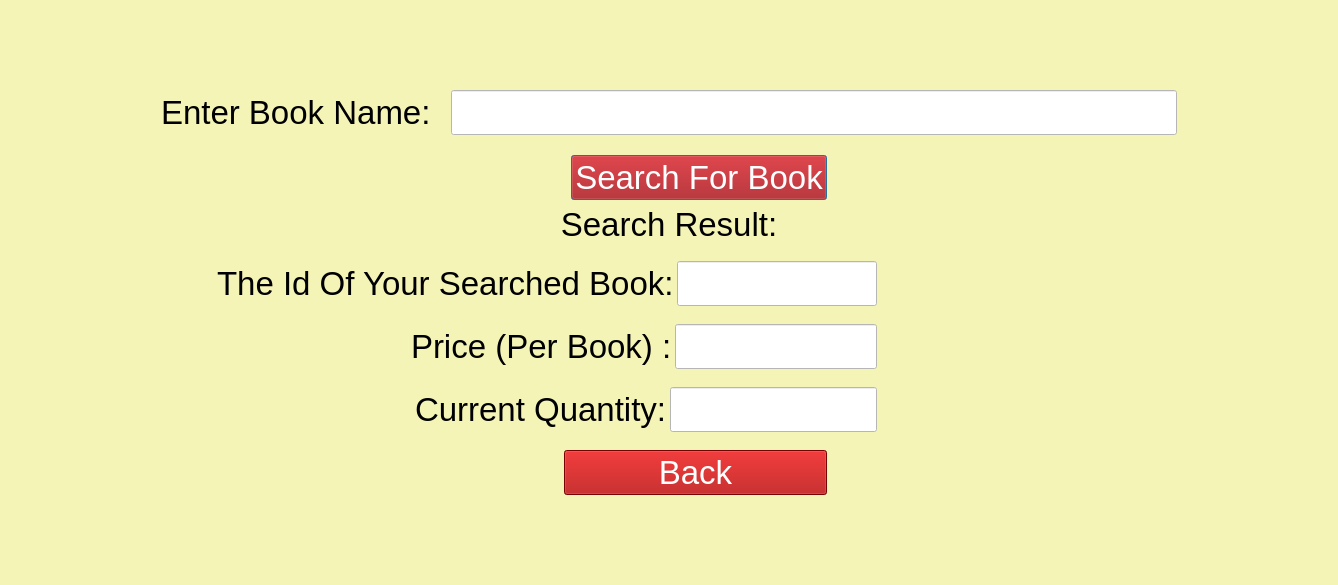
<?xml version="1.0" encoding="UTF-8"?>
<ui version="4.0">
 <class>user_search_book</class>
 <widget class="QDialog" name="user_search_book">
  <property name="geometry">
   <rect>
    <x>0</x>
    <y>0</y>
    <width>1324</width>
    <height>580</height>
   </rect>
  </property>
  <property name="windowTitle">
   <string>Dialog</string>
  </property>
  <property name="styleSheet">
   <string notr="true">background-color: rgb(244, 244, 183);</string>
  </property>
  <layout class="QVBoxLayout" name="verticalLayout_6">
   <property name="topMargin">
    <number>90</number>
   </property>
   <property name="bottomMargin">
    <number>90</number>
   </property>
   <item>
    <layout class="QVBoxLayout" name="verticalLayout_5">
     <property name="spacing">
      <number>20</number>
     </property>
     <item>
      <layout class="QHBoxLayout" name="horizontalLayout">
       <property name="leftMargin">
        <number>150</number>
       </property>
       <property name="rightMargin">
        <number>150</number>
       </property>
       <item>
        <widget class="QLabel" name="label_user_book_name">
         <property name="font">
          <font>
           <pointsize>25</pointsize>
          </font>
         </property>
         <property name="styleSheet">
          <string notr="true">color: rgb(0, 0, 0);</string>
         </property>
         <property name="text">
          <string>Enter Book Name:</string>
         </property>
        </widget>
       </item>
       <item>
        <widget class="QLineEdit" name="lineEdit_user_given_book_name">
         <property name="font">
          <font>
           <pointsize>25</pointsize>
          </font>
         </property>
         <property name="styleSheet">
          <string notr="true">background-color: rgb(255, 255, 255);</string>
         </property>
        </widget>
       </item>
      </layout>
     </item>
     <item>
      <layout class="QVBoxLayout" name="verticalLayout_4">
       <property name="leftMargin">
        <number>560</number>
       </property>
       <property name="rightMargin">
        <number>500</number>
       </property>
       <item>
        <widget class="QPushButton" name="pushButton_user_search_book">
         <property name="font">
          <font>
           <pointsize>25</pointsize>
          </font>
         </property>
         <property name="styleSheet">
          <string notr="true">color: rgb(255, 255, 255);
background-color: rgb(170, 0, 0);</string>
         </property>
         <property name="text">
          <string>Search For Book</string>
         </property>
        </widget>
       </item>
      </layout>
     </item>
    </layout>
   </item>
   <item>
    <layout class="QVBoxLayout" name="verticalLayout_3">
     <property name="spacing">
      <number>18</number>
     </property>
     <item>
      <layout class="QVBoxLayout" name="verticalLayout">
       <item>
        <widget class="QLabel" name="label_3">
         <property name="font">
          <font>
           <pointsize>25</pointsize>
          </font>
         </property>
         <property name="styleSheet">
          <string notr="true"/>
         </property>
         <property name="text">
          <string>Search Result:</string>
         </property>
         <property name="alignment">
          <set>Qt::AlignCenter</set>
         </property>
        </widget>
       </item>
       <item>
        <layout class="QHBoxLayout" name="horizontalLayout_2">
         <property name="spacing">
          <number>3</number>
         </property>
         <property name="leftMargin">
          <number>206</number>
         </property>
         <property name="rightMargin">
          <number>450</number>
         </property>
         <item>
          <widget class="QLabel" name="label_user_book_id">
           <property name="font">
            <font>
             <pointsize>25</pointsize>
            </font>
           </property>
           <property name="styleSheet">
            <string notr="true">color: rgb(0, 0, 0);</string>
           </property>
           <property name="text">
            <string>The Id Of Your Searched Book:</string>
           </property>
          </widget>
         </item>
         <item>
          <widget class="QLineEdit" name="lineEdit_user_book_id">
           <property name="font">
            <font>
             <pointsize>25</pointsize>
            </font>
           </property>
           <property name="styleSheet">
            <string notr="true">background-color: rgb(255, 255, 255);</string>
           </property>
          </widget>
         </item>
        </layout>
       </item>
       <item>
        <layout class="QHBoxLayout" name="horizontalLayout_4">
         <property name="spacing">
          <number>3</number>
         </property>
         <property name="leftMargin">
          <number>400</number>
         </property>
         <property name="rightMargin">
          <number>450</number>
         </property>
         <item>
          <widget class="QLabel" name="label_2">
           <property name="font">
            <font>
             <pointsize>25</pointsize>
            </font>
           </property>
           <property name="styleSheet">
            <string notr="true">color: rgb(0, 0, 0);</string>
           </property>
           <property name="text">
            <string>Price (Per Book) :</string>
           </property>
          </widget>
         </item>
         <item>
          <widget class="QLineEdit" name="lineEdit_price">
           <property name="font">
            <font>
             <pointsize>25</pointsize>
            </font>
           </property>
           <property name="styleSheet">
            <string notr="true">background-color: rgb(255, 255, 255);</string>
           </property>
          </widget>
         </item>
        </layout>
       </item>
       <item>
        <layout class="QHBoxLayout" name="horizontalLayout_3">
         <property name="spacing">
          <number>3</number>
         </property>
         <property name="leftMargin">
          <number>404</number>
         </property>
         <property name="rightMargin">
          <number>450</number>
         </property>
         <item>
          <widget class="QLabel" name="label">
           <property name="font">
            <font>
             <pointsize>25</pointsize>
            </font>
           </property>
           <property name="styleSheet">
            <string notr="true">color: rgb(0, 0, 0);</string>
           </property>
           <property name="text">
            <string>Current Quantity:</string>
           </property>
          </widget>
         </item>
         <item>
          <widget class="QLineEdit" name="lineEdit_current_quantity">
           <property name="font">
            <font>
             <pointsize>25</pointsize>
            </font>
           </property>
           <property name="styleSheet">
            <string notr="true">background-color: rgb(255, 255, 255);</string>
           </property>
          </widget>
         </item>
        </layout>
       </item>
      </layout>
     </item>
     <item>
      <layout class="QVBoxLayout" name="verticalLayout_2">
       <property name="leftMargin">
        <number>553</number>
       </property>
       <property name="rightMargin">
        <number>500</number>
       </property>
       <item>
        <widget class="QPushButton" name="pushButton_2">
         <property name="font">
          <font>
           <pointsize>25</pointsize>
          </font>
         </property>
         <property name="styleSheet">
          <string notr="true">color: rgb(255, 255, 255);
background-color: rgb(170, 0, 0);</string>
         </property>
         <property name="text">
          <string>Back</string>
         </property>
        </widget>
       </item>
      </layout>
     </item>
    </layout>
   </item>
  </layout>
 </widget>
 <resources/>
 <connections>
  <connection>
   <sender>pushButton_2</sender>
   <signal>clicked()</signal>
   <receiver>user_search_book</receiver>
   <slot>close()</slot>
   <hints>
    <hint type="sourcelabel">
     <x>813</x>
     <y>487</y>
    </hint>
    <hint type="destinationlabel">
     <x>272</x>
     <y>290</y>
    </hint>
   </hints>
  </connection>
 </connections>
</ui>
